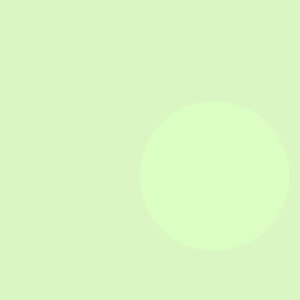
Frame 1 (no input)
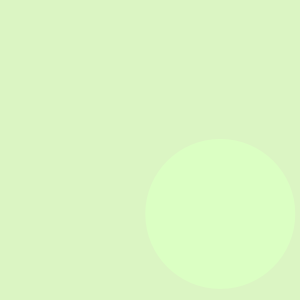
Frame 60 (the mouse pressed at the canvas centre just before this capture)
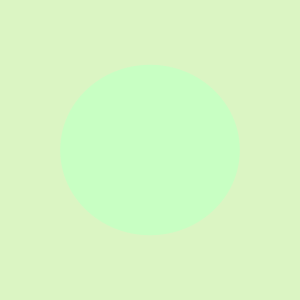
Frame 120 (the mouse held since frame 60 and released just before this capture)

The Processing sketch that drew these frames (run headless with seeded random() and noise(); from frame 60 on, the mouse is pressed at the canvas centre):

// Processing sketch: processing_164815
// ── processing_164815.pde

void setup () {
  size (300, 300);
  noStroke ();
  background (219, 245, 195, 10);
  
}

void draw () {

  background (219, 245, 195);
  if (mouseX < width/2) {
  fill (219, 260, 195, 255);
  
ellipse (random (150, 250), random (150, 250), 150, 150);

  }else if (mousePressed == true) {
   fill (200, 300, 195, 255);
    ellipse (150, 150, random (150, 250), random (150, 250));
  
  }else {
    
    fill (150, 150, 10, 255);
    ellipse (random (300), random (150), random (150), random (300));
 
  }
  
}
